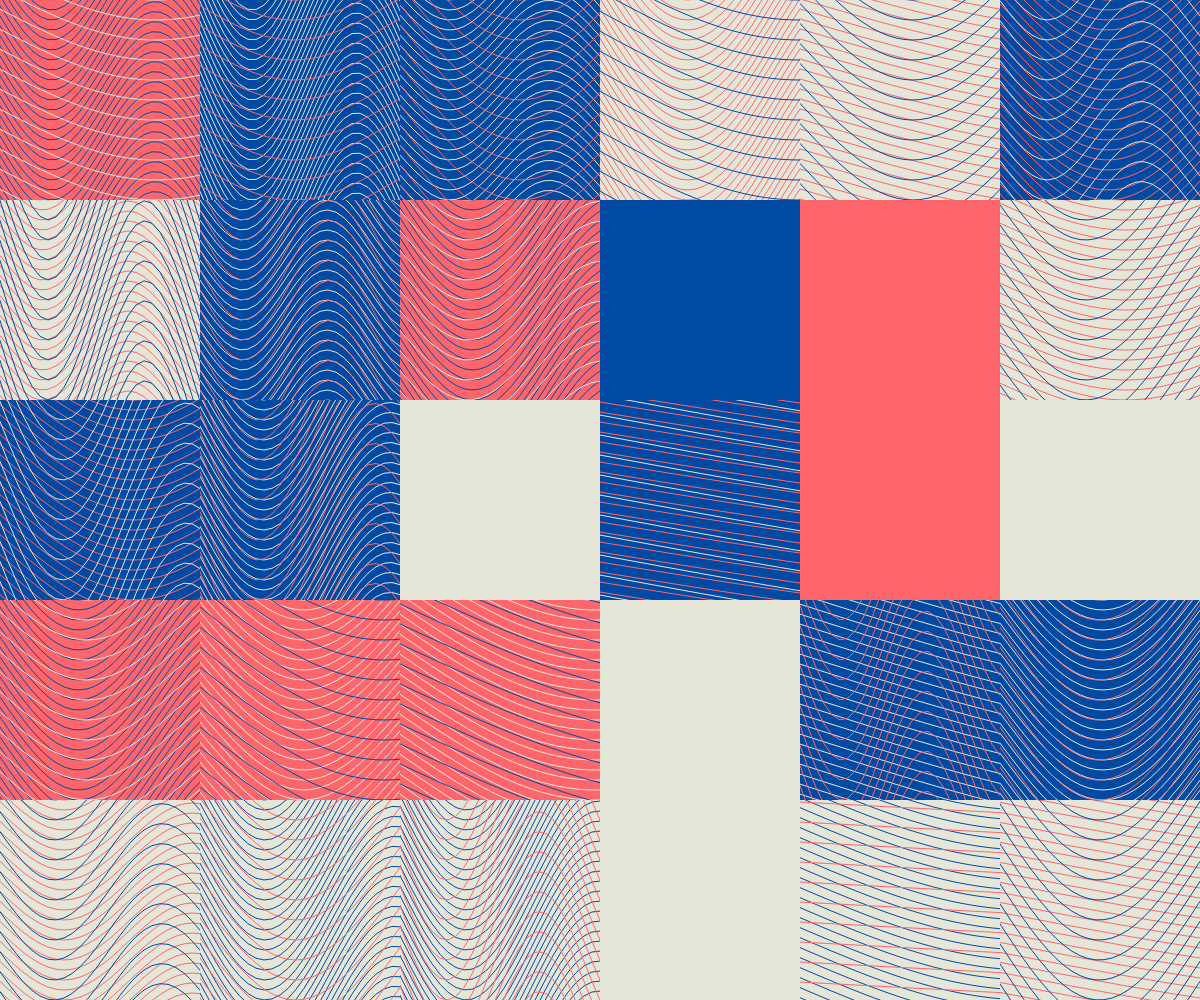
Frame 1 (no input)
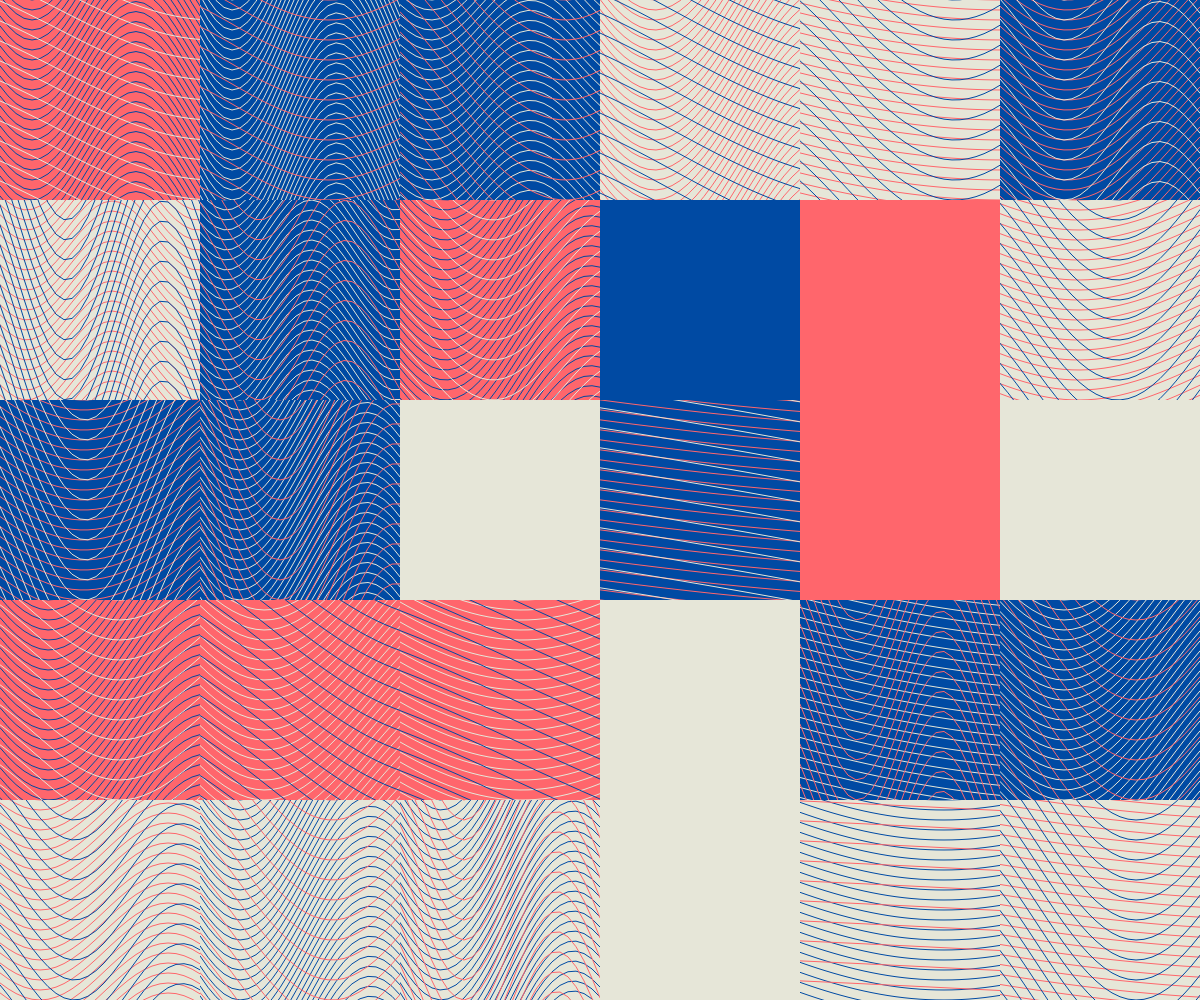
Frame 60 (no input)
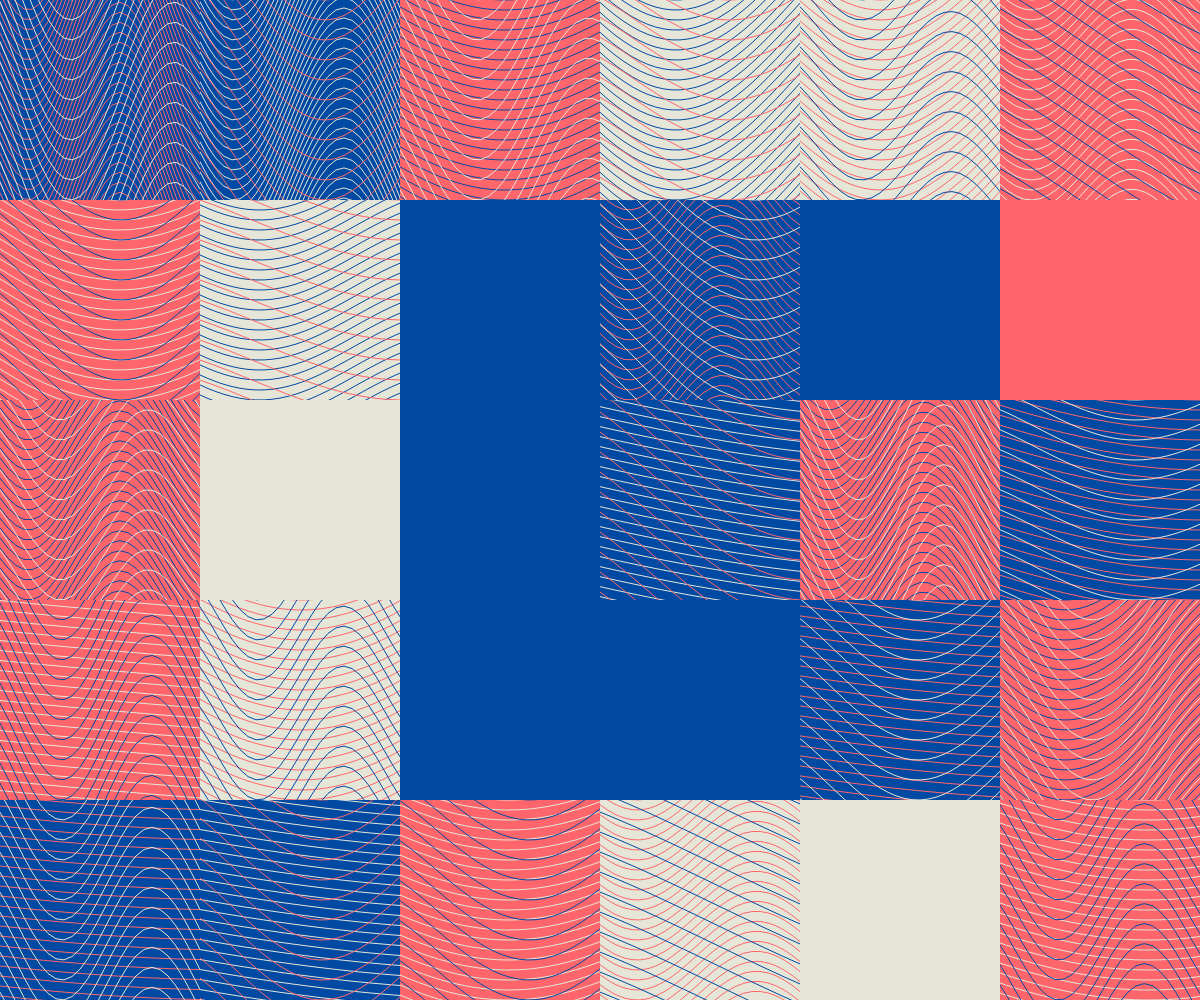
Frame 120 (the mouse pressed at the canvas centre since frame 60)

The p5.js sketch that drew these frames (run headless with seeded random() and noise() and a simulated clock; from frame 60 on, the mouse is pressed at the canvas centre):

// p5.js sketch
// ── sketch.js
/******************
Code by Vamoss & Guilherme Vieira
Original code link:
https://openprocessing.org/sketch/1083121
https://editor.p5js.org/guilhermesv/sketches/sTHNhIlwU
******************/

let tamanho, quadrados;
let paleta = [
  "#004aa3",
  "#ff666c",
  "#e6e6d8"
];

function setup() {
  createCanvas(windowWidth, windowHeight);
  pixelDensity(1);
  tamanho = min(width, height) / 5;
  inicializaQuadrados();
}

function inicializaQuadrados(){
  quadrados = [];
  for(let y = 0; y < height; y += tamanho){
    for(let x = 0; x < width; x += tamanho){
      var grafico = createGraphics(tamanho, tamanho);
      //grafico.pixelDensity(1);
      grafico.noFill();
      
      shuffle(paleta, true);
      var cor = paleta[0];
      
      var ondas = [];
      var distancia = dist(x, y, width/2, height/2);
      if(random() < distancia/(width/2)){
        // altura, resolucao_x, resolucao_y, frequencia, velocidade 
        ondas[0] = new Onda(grafico, paleta[1], random(30, 100), 8, 10, random(0.01, 0.3), 0.01);
        ondas[1] = new Onda(grafico, paleta[2], random(30, 100), 8, 20, random(0.01, 0.3), -0.01);
        quadrados.push({grafico, x, y, cor, ondas});
      }else{
        grafico.background(cor);
        image(grafico, x, y);
      }
    }
  }
}

function draw() {
  //draw grid
  const t = frameCount/200;
  quadrados.forEach((quadrado, index) => {
    quadrado.grafico.background(quadrado.cor);
    quadrado.ondas[0].desenhar();
    quadrado.ondas[1].desenhar();
    image(quadrado.grafico, quadrado.x, quadrado.y);
  });
}



class Onda {
  constructor(grafico, cor, altura, resolucao_x, resolucao_y, frequencia, velocidade) {
    this.grafico = grafico;
    this.cor = cor;
    this.altura = altura;
    this.resolucao_x = resolucao_x;
    this.resolucao_y = resolucao_y;
    this.frequencia = frequencia;
    this.velocidade = velocidade;
    this.tempo = 0;
  };

  desenhar() {
    this.grafico.stroke(this.cor);
    for (let y = -this.altura; y < this.grafico.height + this.altura; y += this.resolucao_y) {
      let comprimento = 0;
      this.grafico.beginShape();
      for (let x = 0; x < this.grafico.width + this.resolucao_x; x += this.resolucao_x) {
        let y_sin = sin(comprimento + this.tempo) * this.altura + y;
        this.grafico.vertex(x, y_sin);
        comprimento += this.frequencia;
      }
      this.grafico.endShape();
    }

    this.tempo += this.velocidade;
  }
}

function mousePressed() {
  inicializaQuadrados();
}
// ── main.js


( function() {

	// NAVEGAÇÃO

	var container, button, menu, overlay;

	container = document.getElementById( 'site-navigation' );
	if ( ! container ) {
		return;
	}

	overlay = document.getElementsByClassName( 'overlay' )[0];
	if ( ! overlay ) {
		return;
	}

	button = container.getElementsByTagName( 'button' )[0];
	if ( 'undefined' === typeof button ) {
		return;
	}

	menu = container.getElementsByTagName( 'ul' )[0];

	menu.setAttribute( 'aria-expanded', 'false' );
	if ( -1 === menu.className.indexOf( 'nav-menu' ) ) {
		menu.className += ' nav-menu';
	}

	button.onclick = function() {
		console.log("click")
		if ( -1 !== container.className.indexOf( 'toggled' ) ) {
			container.className = container.className.replace( ' toggled', '' );
			button.setAttribute( 'aria-expanded', 'false' );
			button.innerText = "Menu";
			menu.setAttribute( 'aria-expanded', 'false' );
		} else {
			container.className += ' toggled';
			button.setAttribute( 'aria-expanded', 'true' );
			button.innerText = "Fechar";
			menu.setAttribute( 'aria-expanded', 'true' );
		}
	};

	overlay.onclick = function() {
		console.log("click container")
		if ( -1 !== container.className.indexOf( 'toggled' ) ) {
			container.className = container.className.replace( ' toggled', '' );
			button.setAttribute( 'aria-expanded', 'false' );
			button.innerText = "Menu";
			menu.setAttribute( 'aria-expanded', 'false' );
		} else {
			container.className += ' toggled';
			button.setAttribute( 'aria-expanded', 'true' );
			button.innerText = "Fechar";
			menu.setAttribute( 'aria-expanded', 'true' );
		}
	}

	let lista_obras = document.getElementById("lista-obras");
	let botao_lista = document.getElementById("lista-botao");
	let botao_fechar = document.getElementById("lista-fechar");

	botao_lista.onclick = function() {
		if ( -1 !== lista_obras.className.indexOf( 'aberto' ) ) {
			lista_obras.className = lista_obras.className.replace( ' aberto', '' );
			button.setAttribute( 'aria-expanded', 'false' );
		} else {
			lista_obras.className += ' aberto';
			lista_obras.setAttribute( 'aria-expanded', 'true' );
		}
	};

	botao_fechar.onclick = function() {
		console.log("click container")
		if ( -1 !== lista_obras.className.indexOf( 'aberto' ) ) {
				lista_obras.className = lista_obras.className.replace( ' aberto', '' );
			} else {
				lista_obras.className += ' aberto';
			}
	}

	

	// ACCORDEON

	var acc = document.getElementsByClassName("plus-button");
	var i;

	for (i = 0; i < acc.length; i++) {
	  acc[i].addEventListener("click", function() {
	    this.classList.toggle("active");
	    var panel = this.parentElement.previousElementSibling;
	    if (panel.style.maxHeight) {
	      panel.style.maxHeight = null;
	    } else {
	      panel.style.maxHeight = panel.scrollHeight + "px";
	    } 
	  });
	}
} )();
